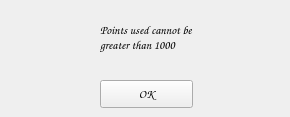
<?xml version="1.0" encoding="UTF-8"?>
<ui version="4.0">
 <class>Form</class>
 <widget class="QWidget" name="Form">
  <property name="geometry">
   <rect>
    <x>0</x>
    <y>0</y>
    <width>290</width>
    <height>117</height>
   </rect>
  </property>
  <property name="font">
   <font>
    <family>Comic Sans MS</family>
   </font>
  </property>
  <property name="windowTitle">
   <string>Error</string>
  </property>
  <widget class="QLabel" name="label1">
   <property name="geometry">
    <rect>
     <x>100</x>
     <y>20</y>
     <width>181</width>
     <height>36</height>
    </rect>
   </property>
   <property name="text">
    <string>Points used cannot be &lt;br&gt;greater than 1000</string>
   </property>
   <property name="scaledContents">
    <bool>false</bool>
   </property>
   <property name="wordWrap">
    <bool>false</bool>
   </property>
  </widget>
  <widget class="QPushButton" name="pushButton1">
   <property name="geometry">
    <rect>
     <x>100</x>
     <y>80</y>
     <width>93</width>
     <height>28</height>
    </rect>
   </property>
   <property name="text">
    <string>OK</string>
   </property>
  </widget>
  <widget class="QLabel" name="label2">
   <property name="geometry">
    <rect>
     <x>11</x>
     <y>11</y>
     <width>61</width>
     <height>61</height>
    </rect>
   </property>
   <property name="text">
    <string/>
   </property>
   <property name="pixmap">
    <pixmap>cancel.png</pixmap>
   </property>
   <property name="scaledContents">
    <bool>true</bool>
   </property>
  </widget>
 </widget>
 <resources/>
 <connections/>
</ui>
